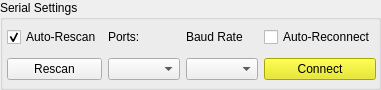
     <widget class="QGroupBox" name="group_connection">
      <property name="sizePolicy">
       <sizepolicy hsizetype="Preferred" vsizetype="Preferred">
        <horstretch>0</horstretch>
        <verstretch>0</verstretch>
       </sizepolicy>
      </property>
      <property name="maximumSize">
       <size>
        <width>16777215</width>
        <height>90</height>
       </size>
      </property>
      <property name="font">
       <font>
        <family>Segoe UI</family>
        <pointsize>9</pointsize>
        <bold>false</bold>
       </font>
      </property>
      <property name="title">
       <string>Serial Settings</string>
      </property>
      <layout class="QGridLayout" name="gridLayout_2">
       <property name="leftMargin">
        <number>4</number>
       </property>
       <property name="topMargin">
        <number>2</number>
       </property>
       <property name="rightMargin">
        <number>2</number>
       </property>
       <property name="bottomMargin">
        <number>2</number>
       </property>
       <item row="2" column="3">
        <widget class="QPushButton" name="button_connect">
         <property name="styleSheet">
          <string notr="true">background-color: rgb(232, 232, 0);</string>
         </property>
         <property name="text">
          <string>Connect</string>
         </property>
        </widget>
       </item>
       <item row="0" column="1">
        <widget class="QLabel" name="portsLabel">
         <property name="text">
          <string>Ports:</string>
         </property>
        </widget>
       </item>
       <item row="0" column="3">
        <widget class="QCheckBox" name="checkbox_autoReconnect">
         <property name="enabled">
          <bool>true</bool>
         </property>
         <property name="text">
          <string>Auto-Reconnect</string>
         </property>
         <property name="checkable">
          <bool>true</bool>
         </property>
        </widget>
       </item>
       <item row="2" column="0">
        <widget class="QPushButton" name="button_rescan">
         <property name="text">
          <string>Rescan</string>
         </property>
        </widget>
       </item>
       <item row="2" column="1">
        <widget class="QComboBox" name="combobox_port"/>
       </item>
       <item row="2" column="2">
        <widget class="QComboBox" name="combobox_baud"/>
       </item>
       <item row="0" column="2">
        <widget class="QLabel" name="baudLabel">
         <property name="text">
          <string>Baud Rate</string>
         </property>
        </widget>
       </item>
       <item row="0" column="0">
        <widget class="QCheckBox" name="checkBox_autoRescan">
         <property name="enabled">
          <bool>true</bool>
         </property>
         <property name="text">
          <string>Auto-Rescan</string>
         </property>
         <property name="checkable">
          <bool>true</bool>
         </property>
         <property name="checked">
          <bool>true</bool>
         </property>
        </widget>
       </item>
      </layout>
     </widget>
